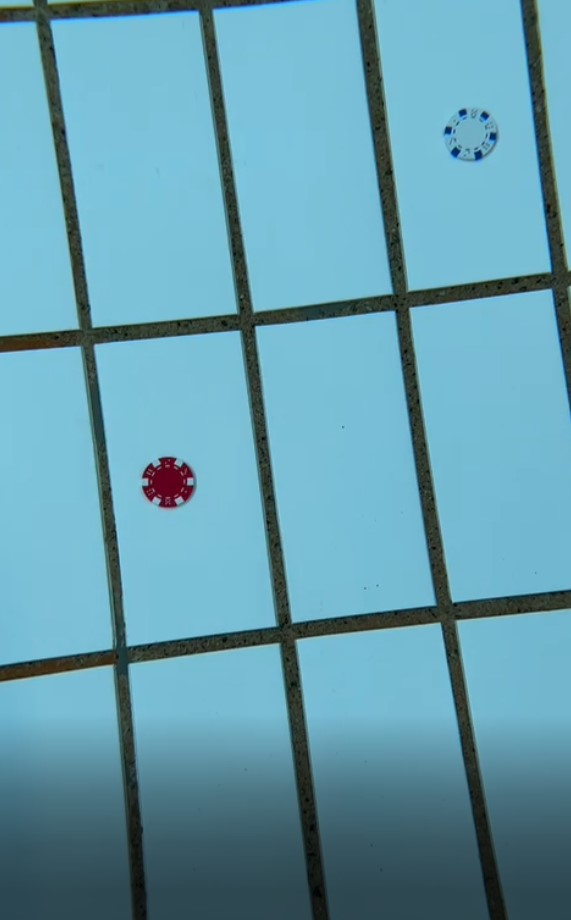
#> input picture frog_count/froggos/vann1.jpg, 571 x 920 px, found by its file name
$ python testcode.py
#> lines starting #> are read from the running program, lines starting #| are printed output that depends on the picture; after the words box and inside, x2 and y2 are one past the last pixel; in counts of white or black regions, pixels touching at a corner belong together
# Import libraries
import cv2
import matplotlib.pyplot as plt
import numpy as np
import time

def show(img, name):
    cv2.imshow(name, img)
    cv2.waitKey(0)
    cv2.destroyAllWindows()

def test_func(img_path):
#> called with img_path = 'frog_count/froggos/vann1.jpg'
    img = cv2.imread(img_path)
#> img is the input picture: shape (920, 571, 3); mean B, G, R 174, 156.6, 100.6
    output = img.copy()
    gray = cv2.cvtColor(img, cv2.COLOR_BGR2GRAY)
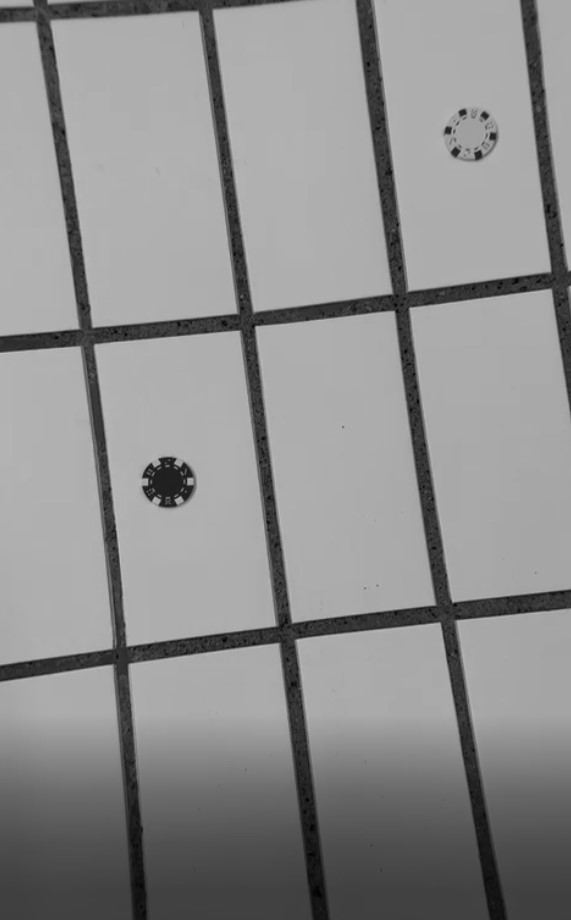
#> gray: shape (920, 571); min 1, max 193, mean 141.8

    gray = cv2.bitwise_not(gray)
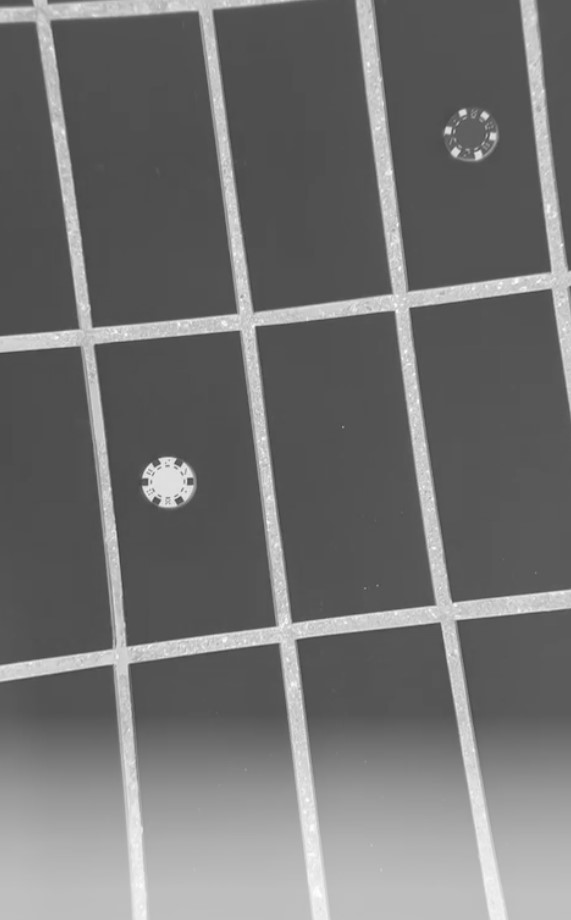
#> gray: shape (920, 571); min 62, max 254, mean 113.2
    bw = cv2.adaptiveThreshold(gray, 255, cv2.ADAPTIVE_THRESH_MEAN_C, cv2.THRESH_BINARY, 15, -2)
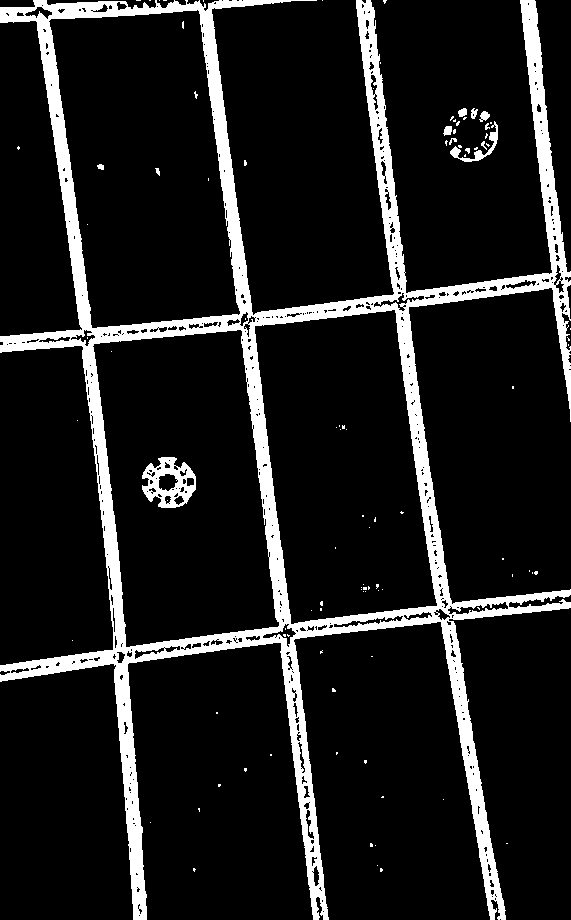
#> bw: shape (920, 571); 11.8% white; 101 white regions (88 under 20 px), largest, box (x1, y1, x2, y2) and area: (0, 0, 571, 920) 59295, (142, 457, 196, 508) 1456, (450, 121, 498, 162) 376

    horizontal = bw.copy()
    vertical = bw.copy()

    cols = horizontal.shape[1]
#> cols = 571
    horizontal_size = cols // 30
#> horizontal_size = 19

    hor_structure = cv2.getStructuringElement(cv2.MORPH_RECT, (horizontal_size, 1))

    horizontal = cv2.erode(horizontal, hor_structure)
#> horizontal: shape (920, 571); 1.9% white; 31 white regions (8 under 20 px), largest, box (x1, y1, x2, y2) and area: (57, 5, 197, 19) 738, (97, 326, 238, 343) 616, (91, 315, 234, 333) 593
    # horizontal = cv2.dilate(horizontal, hor_structure)
    # horizontal = cv2.bitwise_not(horizontal)

    rows = vertical.shape[0]
#> rows = 920
    vertical_size = rows // 30
#> vertical_size = 30

    ver_structure = cv2.getStructuringElement(cv2.MORPH_RECT, (1, vertical_size))
#> ver_structure = 30 values from 1 to 1
    vertical = cv2.erode(vertical, ver_structure)
#> vertical: shape (920, 571); 3.5% white; 49 white regions (25 under 20 px), largest, box (x1, y1, x2, y2) and area: (204, 18, 248, 310) 2303, (39, 26, 89, 323) 2125, (116, 649, 146, 920) 2087
    # vertical = cv2.dilate(vertical, ver_structure)
    # vertical = cv2.bitwise_not(vertical)
    edges = cv2.adaptiveThreshold(vertical, 255, cv2.ADAPTIVE_THRESH_MEAN_C, cv2.THRESH_BINARY, 3, -2)
#> edges: shape (920, 571); 2.1% white in thin lines or dots
    edges2 = cv2.adaptiveThreshold(horizontal, 255, cv2.ADAPTIVE_THRESH_MEAN_C, cv2.THRESH_BINARY, 3, -2)
#> edges2: shape (920, 571); 1% white in thin lines or dots, all inside (x1, y1, x2, y2) = (0, 0, 571, 680)
    kernel = np.ones((2, 2), np.uint8)
    edges = cv2.dilate(edges, kernel)
#> edges: shape (920, 571); 3.9% white; 34 white regions (11 under 20 px), largest, box (x1, y1, x2, y2) and area: (243, 334, 289, 619) 2351, (522, 0, 566, 293) 2227, (116, 649, 147, 920) 2219
    edges2 = cv2.dilate(edges2, kernel)
#> edges2: shape (920, 571); 2% white in thin lines or dots, all inside (x1, y1, x2, y2) = (0, 0, 571, 681)

    smooth = np.copy(vertical)
    smooth = cv2.blur(smooth, (2, 2))
    smooth2 = np.copy(horizontal)
    smooth2 = cv2.blur(smooth2, (2, 2))
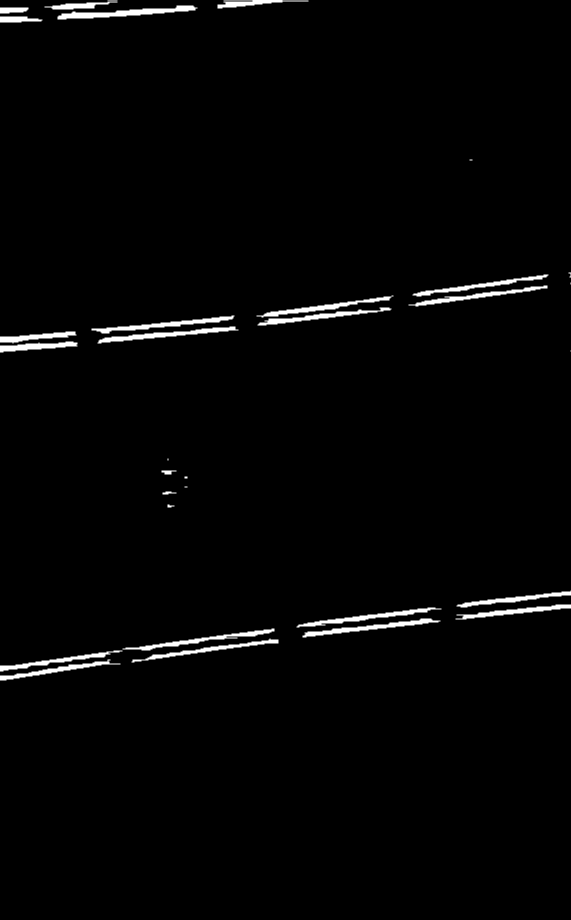
#> smooth2: shape (920, 571); min 0, max 255, mean 4.9


    (rows, cols) = np.where(edges != 0)
    (rows2, cols2) = np.where(edges2 != 0)
#> rows2 = 10560 values from 0 to 680; cols2 = 10560 values, max 570 at index 1467, min 0 at index 467, mean 256.8

    horizontal[rows2, cols2] = smooth2[rows2, cols2]
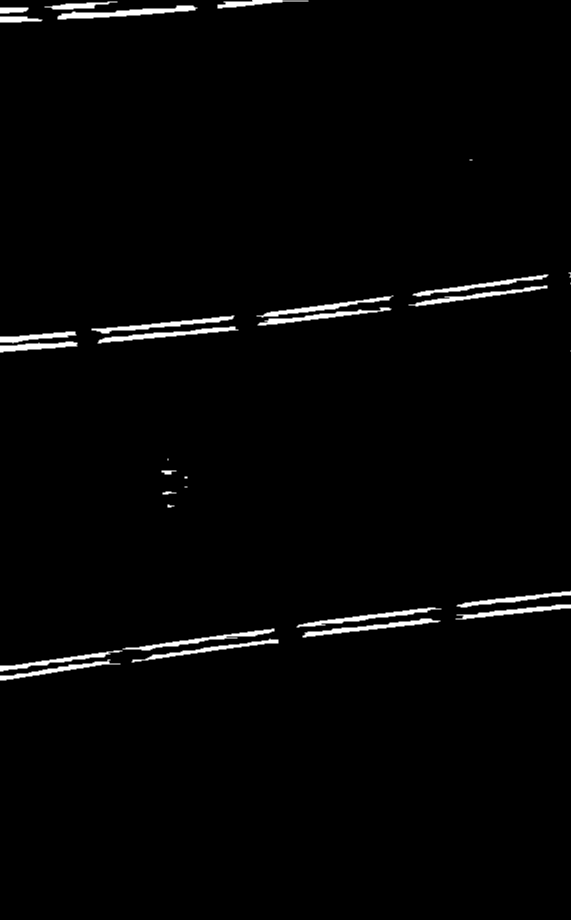
#> horizontal: shape (920, 571); min 0, max 255, mean 4.8

    vertical[rows, cols] = smooth[rows, cols]

    horizontal = cv2.dilate(horizontal, hor_structure, iterations=8)
    vertical = cv2.dilate(vertical, ver_structure, iterations=8)


    grids = cv2.add(horizontal, vertical)
    test = cv2.subtract(bw, grids)

    test = cv2.bitwise_not(test)
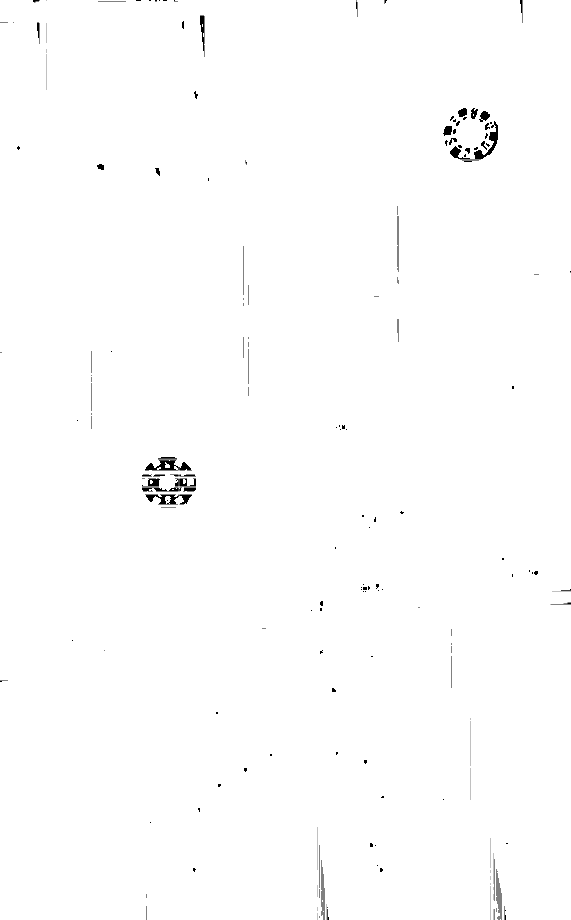
#> test: shape (920, 571); min 0, max 255, mean 253.6
    test = cv2.adaptiveThreshold(test, 255, cv2.ADAPTIVE_THRESH_MEAN_C, cv2.THRESH_BINARY, 5, -2)
#> test: shape (920, 571); 1.8% white in thin lines or dots

    kernel1 = np.ones((2,3),np.uint8)
    kernel2 = np.ones((3,3),np.uint8)
    test = cv2.erode(test, kernel1, iterations=2)
#> test: shape (920, 571); 0.03% white in thin lines or dots, all inside (x1, y1, x2, y2) = (98, 0, 498, 916)
    test = cv2.dilate(test, kernel2, iterations=12)
#> test: shape (920, 571); 2.1% white; 10 white regions, largest, box (x1, y1, x2, y2) and area: (439, 107, 506, 171) 3418, (133, 455, 204, 512) 2825, (231, 285, 258, 315) 810
    cv2.imshow("Grouts", np.hstack([horizontal, vertical]))
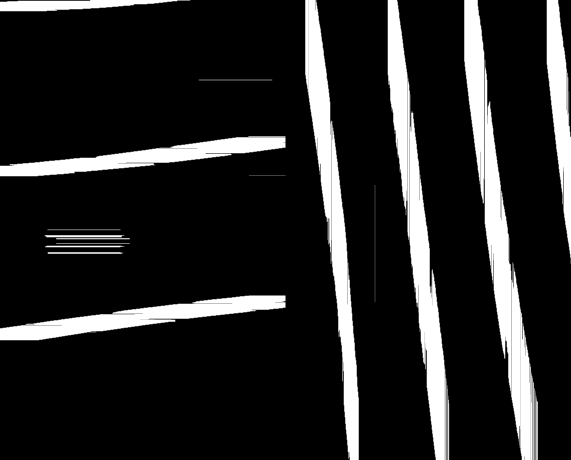
#> window 'Grouts': shape (920, 1142) (shown at 1/2 size); min 0, max 255, mean 37.5
    cv2.imshow("Input", output)
    cv2.imshow("Output", test)
    cv2.waitKey(0)
    cv2.destroyAllWindows()

def test_func2(img_path):
    img = cv2.imread(img_path)
    output = img.copy()

    img = cv2.GaussianBlur(img,(5,5), 0)
    bins = np.array([0,51,102,153,204,255])
    img[:,:,:] = np.digitize(img[:,:,:],bins,right=True)*51

    gray = cv2.cvtColor(img, cv2.COLOR_BGR2GRAY)
    ret,background = cv2.threshold(gray,0,255,cv2.THRESH_BINARY+cv2.THRESH_OTSU)
    background = cv2.cvtColor(background, cv2.COLOR_GRAY2BGR)
    ret,foreground = cv2.threshold(gray,0,255,cv2.THRESH_TOZERO_INV+cv2.THRESH_OTSU)  #Currently foreground is only a mask
    foreground = cv2.bitwise_and(img,img, mask=foreground)  # Update foreground with bitwise_and to extract real foreground
    final = foreground + background

    cv2.createBackgroundSubtractorMOG2(history=500, varThreshold=16, detectShadows=True)
    cv2.imshow("Dangyo", np.hstack([output, final]))
    cv2.waitKey(0)
    cv2.destroyAllWindows()

if __name__ == "__main__":
    test_func("frog_count/froggos/vann1.jpg")

$ run again, with frog_count/froggos/vann2.jpg copied over frog_count/froggos/vann1.jpg
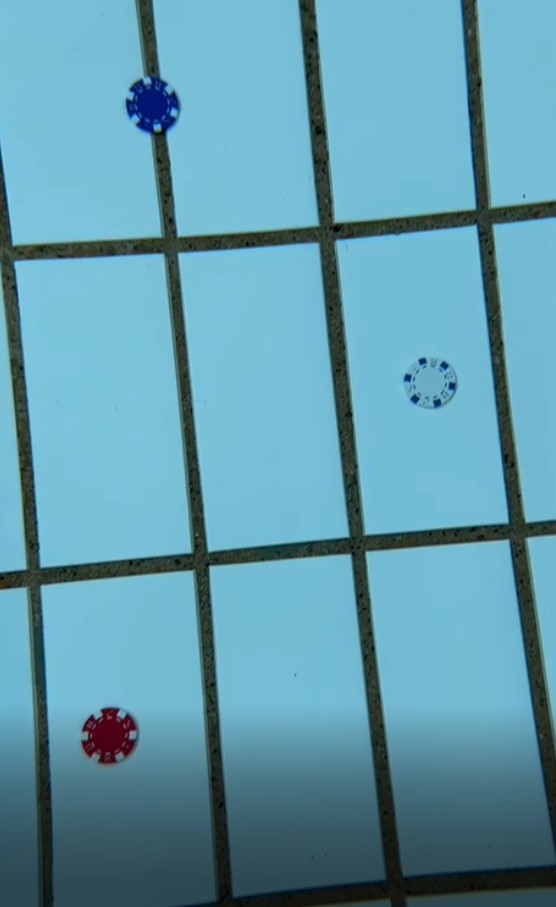
#> input picture frog_count/froggos/vann2.jpg, 556 x 907 px, found by its file name
#> in test_func, img is the input picture: shape (907, 556, 3); mean B, G, R 172.3, 154.4, 97.2
#> in test_func, `bw = cv2.adaptiveThreshold(gray, 255, cv2.ADAPTIVE_THRESH_MEAN_C, cv2...`:
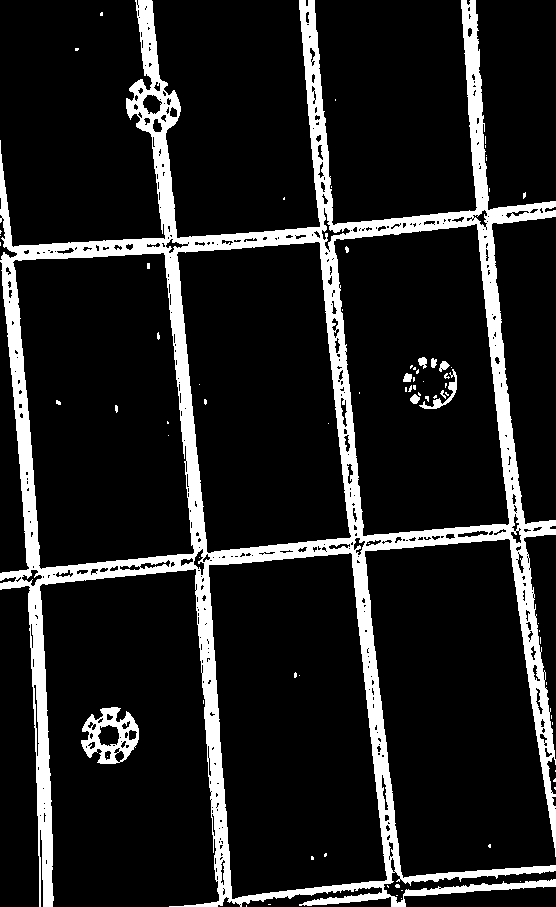
#> bw: shape (907, 556); 13.1% white; 76 white regions (65 under 20 px), largest, box (x1, y1, x2, y2) and area: (0, 0, 556, 907) 63391, (81, 707, 139, 764) 1603, (419, 369, 457, 409) 287
#> rows2 = 11141 values from 91 to 906; cols2 = 11141 values, max 555 at index 138, min 0 at index 326, mean 300.2
#> in test_func, `cv2.imshow("Grouts", np.hstack([horizontal, vertical]))`:
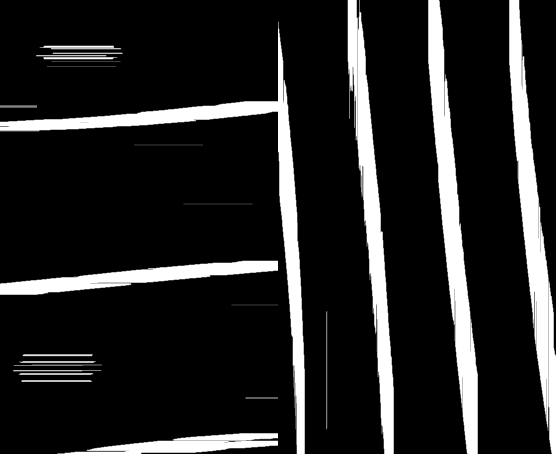
#> window 'Grouts': shape (907, 1112) (shown at 1/2 size); min 0, max 255, mean 36.8

$ run again, with frog_count/froggos/vann3.jpg copied over frog_count/froggos/vann1.jpg
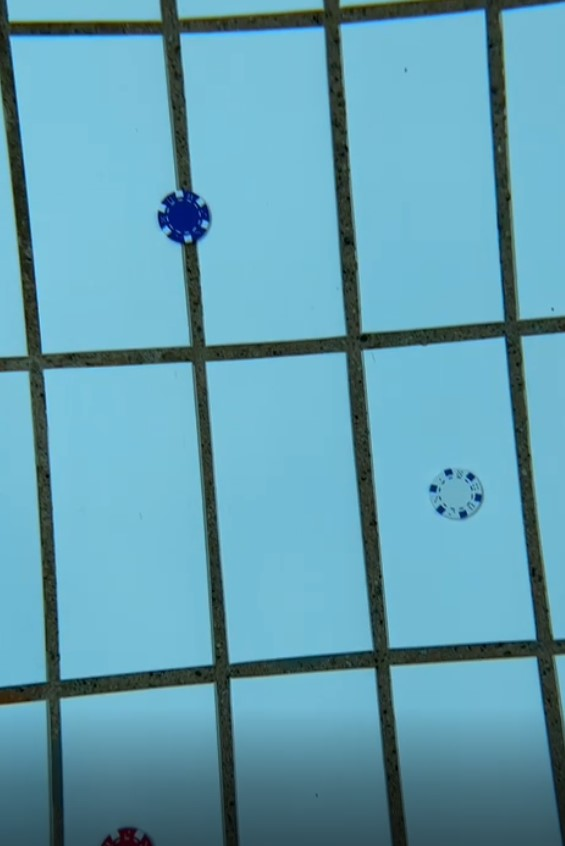
#> input picture frog_count/froggos/vann3.jpg, 565 x 846 px, found by its file name
#> in test_func, img is the input picture: shape (846, 565, 3); mean B, G, R 177.6, 159.1, 99.4
#> in test_func, `bw = cv2.adaptiveThreshold(gray, 255, cv2.ADAPTIVE_THRESH_MEAN_C, cv2...`:
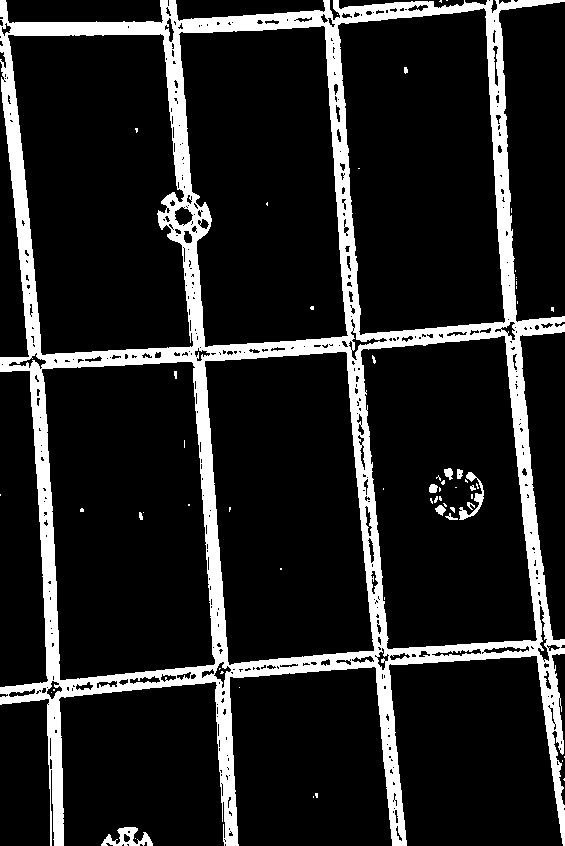
#> bw: shape (846, 565); 14.2% white; 61 white regions (47 under 20 px), largest, box (x1, y1, x2, y2) and area: (0, 0, 565, 846) 66214, (101, 827, 153, 846) 483, (459, 472, 484, 520) 315
#> rows2 = 11797 values from 0 to 844; cols2 = 11797 values, max 564 at index 18, min 0 at index 3129, mean 278.2
#> in test_func, `cv2.imshow("Grouts", np.hstack([horizontal, vertical]))`:
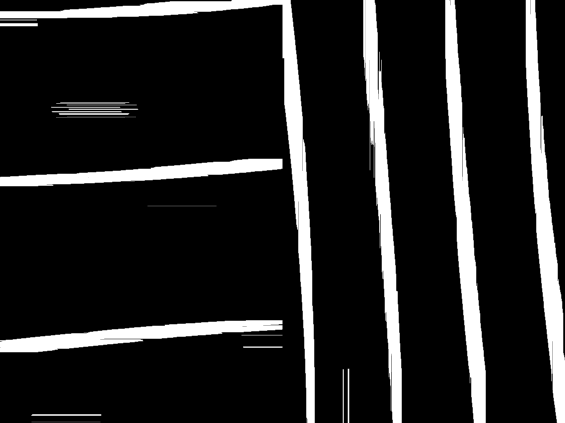
#> window 'Grouts': shape (846, 1130) (shown at 1/2 size); min 0, max 255, mean 35.6

$ run again, with frog_count/froggos/vann4.jpg copied over frog_count/froggos/vann1.jpg
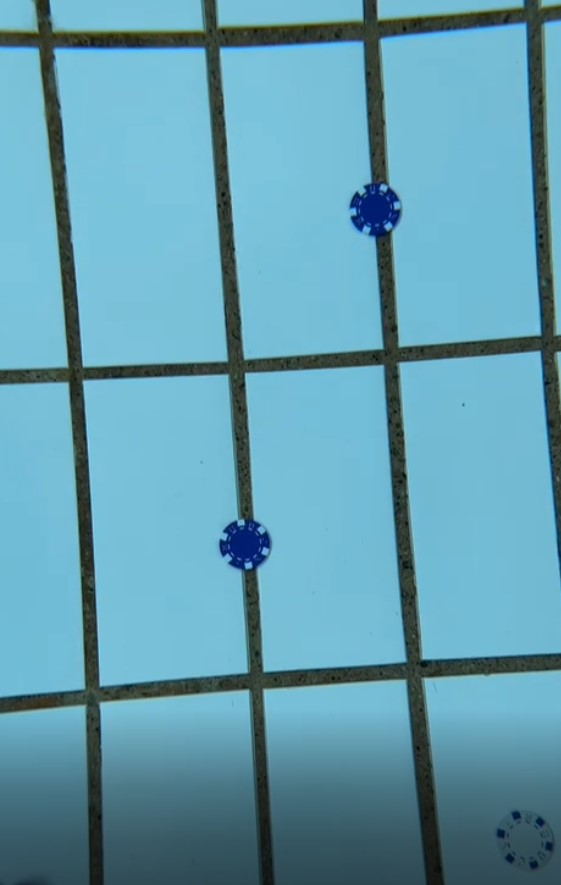
#> input picture frog_count/froggos/vann4.jpg, 561 x 885 px, found by its file name
#> in test_func, img is the input picture: shape (885, 561, 3); mean B, G, R 176, 157.4, 98.8
#> bw: shape (885, 561); 13.5% white; 80 white regions (66 under 20 px), largest, box (x1, y1, x2, y2) and area: (0, 0, 561, 885) 65667, (545, 824, 554, 864) 143, (13, 882, 48, 885) 88
#> rows2 = 12669 values from 6 to 884; cols2 = 12669 values, max 560 at index 1, min 0 at index 1795, mean 284.5
#> in test_func, `cv2.imshow("Grouts", np.hstack([horizontal, vertical]))`:
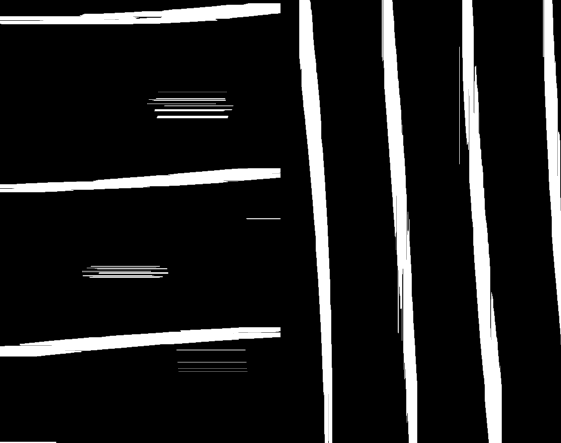
#> window 'Grouts': shape (885, 1122) (shown at 1/2 size); min 0, max 255, mean 32
